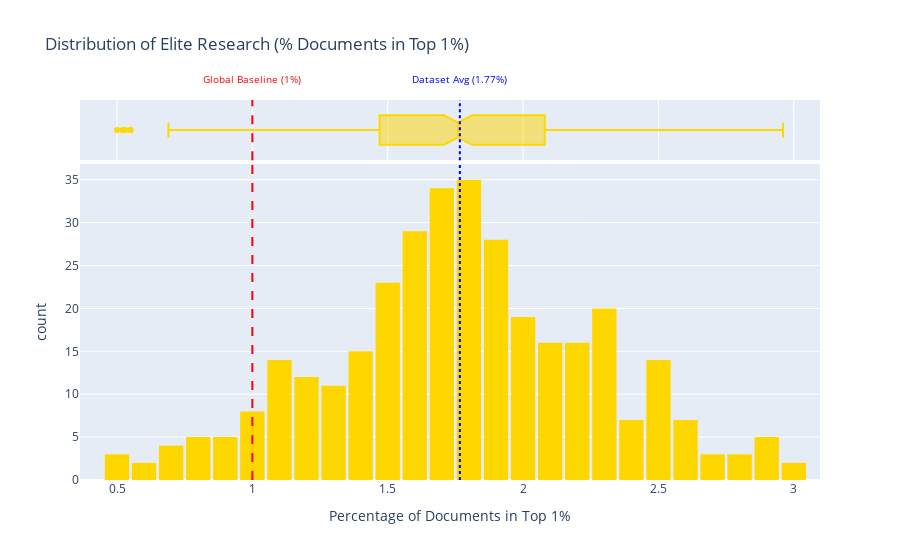

The notebook cell saved with this chart:
### Markdown cell above
#### Q5 Funnel Check: Elite Research Conversion (% Documents in Top 1%)

"Top 1%" refers to the papers that are in the top 1% of the most cited papers in their field for a given year.

**The Benchmark:** Theoretically, the global average should be 1%.
* **Exceptionalperformance:** If a country has > 2%, they are producing "Elite" research at a double higher rate than the world average.
* **Underperformance:** If a country has < 1%, they are struggling to produce highly influential papers.

**Key Questions to Answer:**
1. What is the average conversion rate across the entire dataset? Is it close to the expected 1%?
2. How is the data distributed? Is it skewed?
3. Which countries consistently achieve a high percentage (e.g., > 2% or 3%)?

### Code cell
# --- Step 1: Calculate Statistics ---
avg_elite = df['% Documents in Top 1%'].mean()
median_elite = df['% Documents in Top 1%'].median()
max_elite = df['% Documents in Top 1%'].max()

print(f"--- Statistics for % Documents in Top 1% ---")
print(f"Mean (Average):   {avg_elite:.2f}%")
print(f"Median:           {median_elite:.2f}%")
print(f"Max Value:        {max_elite:.2f}%")
print("-" * 40)

# --- Step 2: Identification of Top Performers (Rows with > 2% Elite Docs) ---
# Adjusting based on your previous dataset structure:
elite_performers = df[df['% Documents in Top 1%'] > 2.0][['Country', 'Year', '% Documents in Top 1%']]

print(f"\nNumber of records with > 2% Elite Papers: {len(elite_performers)}")
print("Top 5 examples of High Performance:")
print(elite_performers.sort_values(by='% Documents in Top 1%', ascending=False).head(5))

# --- Step 3: Visualization (Histogram) ---
fig = px.histogram(
    df, 
    x='% Documents in Top 1%',
    nbins=40,
    title='Distribution of Elite Research (% Documents in Top 1%)',
    marginal='box', 
    color_discrete_sequence=['gold'], 
    labels={'% Documents in Top 1%': 'Percentage of Documents in Top 1%'}
)



fig.add_vline(x=1.0, line_dash="dash", line_color="red")
fig.add_vline(x=avg_elite, line_dash="dot", line_color="blue")

# Global Baseline Text
fig.add_annotation(
    x=1.0, 
    y=1.08,
    yref="paper", 
    text="Global Baseline (1%)", 
    showarrow=False, 
    font=dict(color="red", size=10)
)

# Dataset Avg Text
fig.add_annotation(
    x=avg_elite, 
    y=1.08, 
    yref="paper", 
    text=f"Dataset Avg ({avg_elite:.2f}%)", 
    showarrow=False, 
    font=dict(color="blue", size=10)
)

fig.update_layout(bargap=0.1)
fig.show()

### Figure 1 — Plotly figure (JSON) as saved in the notebook; plotly's stock layout.template omitted (floating-point values rounded to 4 significant figures; data arrays with more than 128 entries replaced by an {"elided": "..."} marker saying what was removed)
{"data": [{"bingroup": "x", "hovertemplate": "Percentage of Documents in Top 1%=%{x}<br>count=%{y}<extra></extra>", "legendgroup": "", "marker": {"color": "gold", "pattern": {"shape": ""}}, "name": "", "nbinsx": 40, "orientation": "v", "showlegend": false, "type": "histogram", "x": {"elided": "340 float values"}, "xaxis": "x", "yaxis": "y"}, {"hovertemplate": "Percentage of Documents in Top 1%=%{x}<extra></extra>", "legendgroup": "", "marker": {"color": "gold"}, "name": "", "notched": true, "showlegend": false, "type": "box", "x": {"elided": "340 float values"}, "xaxis": "x2", "yaxis": "y2"}], "layout": {"annotations": [{"font": {"color": "red", "size": 10}, "showarrow": false, "text": "Global Baseline (1%)", "x": 1, "y": 1.08, "yref": "paper"}, {"font": {"color": "blue", "size": 10}, "showarrow": false, "text": "Dataset Avg (1.77%)", "x": 1.766, "y": 1.08, "yref": "paper"}], "bargap": 0.1, "barmode": "relative", "legend": {"tracegroupgap": 0}, "shapes": [{"line": {"color": "red", "dash": "dash"}, "type": "line", "x0": 1, "x1": 1, "xref": "x", "y0": 0, "y1": 1, "yref": "y domain"}, {"line": {"color": "red", "dash": "dash"}, "type": "line", "x0": 1, "x1": 1, "xref": "x2", "y0": 0, "y1": 1, "yref": "y2 domain"}, {"line": {"color": "blue", "dash": "dot"}, "type": "line", "x0": 1.766, "x1": 1.766, "xref": "x", "y0": 0, "y1": 1, "yref": "y domain"}, {"line": {"color": "blue", "dash": "dot"}, "type": "line", "x0": 1.766, "x1": 1.766, "xref": "x2", "y0": 0, "y1": 1, "yref": "y2 domain"}], "title": {"text": "Distribution of Elite Research (% Documents in Top 1%)"}, "xaxis": {"anchor": "y", "domain": [0, 1], "title": {"text": "Percentage of Documents in Top 1%"}}, "xaxis2": {"anchor": "y2", "domain": [0, 1], "matches": "x", "showgrid": true, "showticklabels": false}, "yaxis": {"anchor": "x", "domain": [0, 0.8316], "title": {"text": "count"}}, "yaxis2": {"anchor": "x2", "domain": [0.8416, 1], "matches": "y2", "showgrid": false, "showline": false, "showticklabels": false, "ticks": ""}}}
